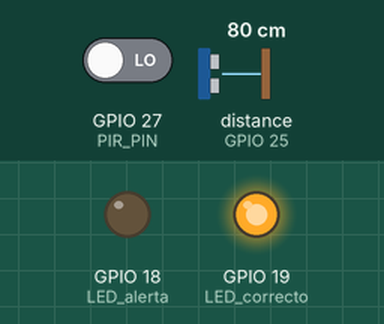
This sketch was run on a simulated ESP32. On the bench: output pins drawn as LEDs (lit = HIGH). The test bench sets the inputs (shaded band); at power-on: GPIO 27 (PIR_PIN) LOW, distance to the obstacle (sensor on GPIO 25) 80 cm. The echo pulse lasts 58.3 µs per cm; WiFi joins after 1.5 s; servers stay silent unless stated; uploads are accepted with an empty reply; pins used as bus, display or sensor lines are not drawn; what the sketch prints to the serial monitor is not drawn.

Above: at 2.7 s.
2.8 s: GPIO 27 (PIR_PIN) driven HIGH
At 3.4 s:
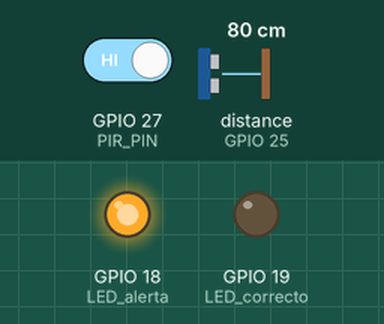
Timing chart, 0 to 5.8 s (numbered marks = the images above; inputs shaded):
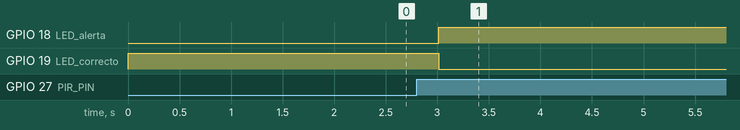

The sketch:

BachitoIno.ino
```cpp
#include <WiFi.h>
#include <HTTPClient.h>

// ================= WIFI =================
const char* ssid = "DICONTEX";
const char* password = "KALAMAR1974";

// Backend Node.js (Puerto 4000)
const char* serverUrl = "http://192.168.3.52:4000/api/sensores";

// ================= PINES =================
#define PIR_PIN        27
#define TRIG_PIN       26
#define ECHO_PIN       25
#define LED_alerta     18   // 🚨 Rompevelocidades/Bache
#define LED_correcto   19   // ✅ Calle normal

// Umbral para detectar bache (cm)
#define BACHE_UMBRAL 50

// ================= FUNCIONES =================
float leerDistancia() {
  digitalWrite(TRIG_PIN, LOW);
  delayMicroseconds(2);
  digitalWrite(TRIG_PIN, HIGH);
  delayMicroseconds(10);
  digitalWrite(TRIG_PIN, LOW);

  long duracion = pulseIn(ECHO_PIN, HIGH, 30000);
  if (duracion == 0) return -1;

  return (duracion * 0.0343) / 2;
}

// ================= SETUP =================
void setup() {
  Serial.begin(115200);
  Serial.println("\n--- INICIALIZANDO PROYECTO ORÁCULO ---");

  pinMode(PIR_PIN, INPUT);
  pinMode(TRIG_PIN, OUTPUT);
  pinMode(ECHO_PIN, INPUT);

  pinMode(LED_alerta, OUTPUT);
  pinMode(LED_correcto, OUTPUT);

  // Estado inicial
  digitalWrite(LED_alerta, LOW);
  digitalWrite(LED_correcto, HIGH);

  WiFi.begin(ssid, password);
  Serial.print("Conectando a WiFi: ");
  Serial.println(ssid);

  while (WiFi.status() != WL_CONNECTED) {
    delay(500);
    Serial.print(".");
  }
  Serial.println("\n✅ WiFi conectado satisfactoriamente");
  Serial.print("IP del ESP32: ");
  Serial.println(WiFi.localIP());
}

// ================= LOOP OPTIMIZADO =================
void loop() {
  // 1. Leemos el PIR para ver si estamos activos
  bool movimiento = digitalRead(PIR_PIN);

  // Si hay movimiento (o si prefieres leer siempre, quita este if)
  if (movimiento) {
      float distancia = leerDistancia();

      // Solo si la lectura del ultrasónico es válida
      if (distancia != -1) {

        // --- CASO 1: DETECTAMOS BACHE ---
        if (distancia > BACHE_UMBRAL) {
            Serial.println("\n--------------------------------");
            Serial.println("⚠️ ALERTA: ¡BACHE DETECTADO!");
            Serial.print("📏 Profundidad: ");
            Serial.print(distancia);
            Serial.println(" cm");

            // Encender LED Rojo
            digitalWrite(LED_alerta, HIGH);
            digitalWrite(LED_correcto, LOW);

            // --- ENVIAR AL SERVIDOR (Solo entramos aquí si hay bache) ---
            if (WiFi.status() == WL_CONNECTED) {
              HTTPClient http;
              http.begin(serverUrl);
              http.addHeader("Content-Type", "application/json");

              // Creamos el JSON solo con datos útiles
              String payload = "{";
              payload += "\"deviceId\":\"ESP32-01\",";
              payload += "\"movimiento\":true,";
              payload += "\"distancia\":" + String(distancia, 2) + ",";
              payload += "\"bache\":true"; // Confirmamos que es bache
              payload += "}";

              Serial.print("📤 Enviando reporte a BD... ");
              int responseCode = http.POST(payload);

              if (responseCode > 0) {
                Serial.print("✅ Éxito (Código ");
                Serial.print(responseCode);
                Serial.println(")");
              } else {
                Serial.print("❌ Fallo: ");
                Serial.println(http.errorToString(responseCode).c_str());
              }
              http.end();

              // ⚠️ COOLDOWN: Esperamos 5 segundos para no repetir el mismo bache
              delay(5000);

            } else {
              Serial.println("📶 Error: WiFi desconectado en el momento crítico.");
            }

        } else {
            // --- CASO 2: CALLE NORMAL ---
            // Solo encendemos luz verde, NO enviamos nada a la BD
            digitalWrite(LED_alerta, LOW);
            digitalWrite(LED_correcto, HIGH);
            // Comentamos esto para no ensuciar la consola, descomenta si quieres ver todo
            // Serial.print("Calle OK: "); Serial.println(distancia);

            // Espera corta para seguir midiendo rápido
            delay(100);
        }
      }
  } else {
      // Sin movimiento
      digitalWrite(LED_alerta, LOW);
      digitalWrite(LED_correcto, HIGH);
      delay(500);
  }
}
```

Measured:
- after the input at 2.8 s, GPIO 18 (LED_alerta): LOW → HIGH after 0.21 s; GPIO 19 (LED_correcto): HIGH → LOW after 0.21 s
